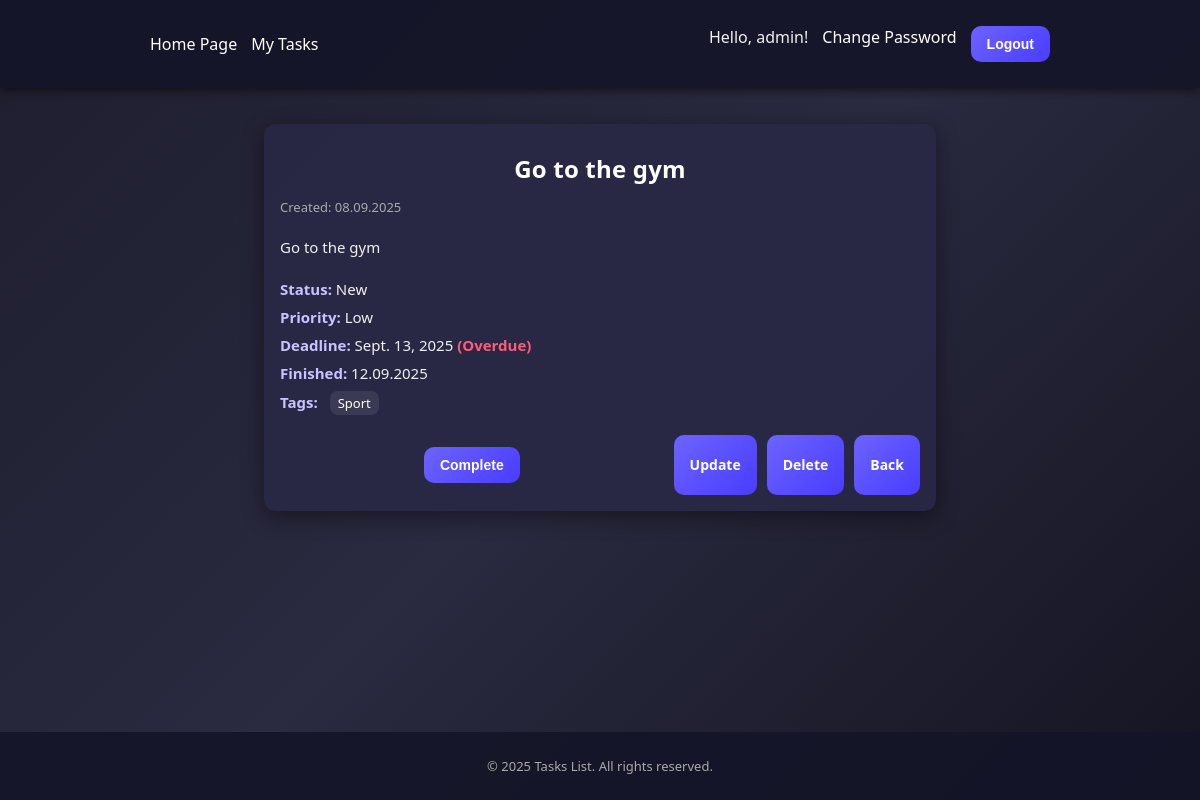
Screenshot of /tasks/3/ (signed in) with the database file from the repository.
### tasks/models.py (models this page shows, shortened)
class Task(models.Model):
    class Status(models.TextChoices):
        NEW='new','New'
        IN_PROGRESS='in_progress','In progress'
        DONE='done','Done'
    class Priority(models.IntegerChoices):
        LOW=1,'Low'
        NORMAL=2,'Normal'
        HIGH=3,'High'
    owner=models.ForeignKey(User,on_delete=models.CASCADE,related_name='tasks')
    title=models.CharField(max_length=120)
    description=models.TextField(blank=True)
    status=models.CharField(max_length=20,choices=Status,default=Status.NEW)
    priority=models.IntegerField(choices=Priority,default=Priority.NORMAL)
    due_date=models.DateField(null=True,blank=True)
    completed_at=models.DateTimeField(null=True,blank=True)
    tags=models.ManyToManyField(Tag,blank=True,related_name='tasks')
    created_at=models.DateTimeField(auto_now_add=True)
    updated_at=models.DateTimeField(auto_now=True)
    def is_overdue(self) -> bool:
        return (
            self.status != self.Status.DONE
            and self.due_date is not None
            and timezone.localdate() > self.due_date
        )

class Tag(models.Model):
    name=models.CharField(max_length=64,unique=True)
    slug=models.SlugField(max_length=64,unique=True,blank=True)

### tasks/views.py (the view)
# urls.py: path('<int:pk>/',TaskDetailView.as_view(),name='detail'),
class TaskDetailView(OwnerQuerysetMixin,OwnerObjectMixin,DetailView):
    model = Task
    template_name = "tasks/detail.html"
    context_object_name = 'task'

### tasks/views.py (called while the page is built)
    def get_queryset(self):
        qs=super().get_queryset()
        return qs.filter(owner=self.request.user)

    def test_func(self):
        obj=self.get_object()
        return obj.owner_id == self.request.user.id

### templates/tasks/detail.html (shortened to what this page needs)
{% extends "base.html" %}
{% block content %}
<div class="card task-detail">
  <h2 class="task-title">{{ task.title }}</h2>
  <p class="task-meta">Created: {{ task.created_at|date:"d.m.Y" }}</p>
  <p class="task-desc">{{ task.description|default:"(no description)" }}</p>
  <ul class="task-info">
    <li><strong>Status:</strong> {{ task.get_status_display }}</li>
    <li><strong>Priority:</strong> {{ task.get_priority_display }}</li>
    <li>
      <strong>Deadline:</strong> {{ task.due_date|default:"-" }}
      {% if task.is_overdue %}
        <span class="overdue">(Overdue)</span>
      {% endif %}
    </li>
    <li><strong>Finished:</strong> {{ task.completed_at|date:"d.m.Y"|default:"-" }}</li>
    <li>
      <strong>Tags:</strong>
      {% if task.tags.all %}
        <span class="tags">
          {% for tag in task.tags.all %}
            <span class="tag">{{ tag.name }}</span>
          {% endfor %}
        </span>
      {% else %}
        none
      {% endif %}
    </li>
  </ul>
  <div class="task-actions">
           {% if task.status != 'done' %}
          <form method="post" action="{% url 'tasks:complete' task.pk %}">
            <button type="submit" class="btn btn-sm">Complete</button>
          </form>
        {% endif %}
    <a href="{% url 'tasks:edit' task.pk %}" class="btn btn-sm">Update</a>
    <a href="{% url 'tasks:delete' task.pk %}" class="btn btn-sm btn-danger">Delete</a>
    <a href="{% url 'tasks:list' %}" class="btn btn-sm btn-secondary">Back</a>
  </div>
</div>
{% endblock %}

### templates/base.html (shortened to what this page needs)
<!DOCTYPE html>
<html lang="en">
<head>
    {% load static %}
    <link rel="stylesheet" href="{% static 'css/styles.css' %}">
</head>
<body>
<header>
    <div class="container navbar">
        <ul class="links">
            <li><a href="{% url 'home' %}">Home Page</a></li>
            {% if user.is_authenticated %}
                <li><a href="{% url 'tasks:list' %}">My Tasks</a></li>
            {% endif %}
        </ul>
        <ul class="links">
            {% if user.is_authenticated %}
                <li class="user-greet">Hello, {{ user.username }}!</li>
                <li><a href="{% url 'password_change' %}">Change Password</a></li>
                <li>
                    <form action="{% url 'logout' %}" method="post" style="display:inline;">
                        <button type="submit" class="btn btn-sm">Logout</button>
                    </form>
                </li>
            {% else %}
                <li><a href="{% url 'login' %}" class="btn btn-sm">Login</a></li>
                <li><a href="{% url 'tasks:signup' %}" class="btn btn-sm">Register</a></li>
            {% endif %}
        </ul>
    </div>
</header>
<main class="page-container">
    {% block content %}{% endblock %}
</main>
<footer>
    <p>&copy; 2025 Tasks List. All rights reserved.</p>
</footer>
</body>
</html>

### static/css/styles.css (style rules this page uses)
:root { --bg-1:#1e1e2f; --bg-2:#2a2a40; --bg-3:#141421; --card:#2a2a40; --card-2:#28284a; --txt:#f0f0f0; --muted:#b9b8d3; --accent:#6c63ff; --accent-2:#4a3cff; --accent-3:#9d8cff; --danger:#ff5c7a; --ok:#32d46b; }
html,body { height:100% }
body { margin:0; font-family:"Segoe UI",Roboto,Arial,sans-serif; color:var(--txt); background: linear-gradient(135deg,var(--bg-1),var(--bg-2),var(--bg-3)); display:flex; flex-direction:column; }
.container, main, .page-container { max-width: 900px; width: 100%; margin: 0 auto; padding: 16px 20px; }
h1,h2 { margin: 12px auto 10px; font-weight:700; letter-spacing:.2px; text-align:center; }
header { background: rgba(20,20,40,.9); padding: 10px 0; box-shadow: 0 2px 10px rgba(0,0,0,.6); }
.navbar { display:flex; align-items:center; justify-content:space-between; gap: 12px; }
.navbar .links { display:flex; gap:14px; list-style:none; margin:0; padding:0; }
.navbar a { color:#fff; text-decoration:none; font-weight:500 }
.card { background: rgba(40,40,70,.9); border-radius: 12px; padding: 16px; margin: 14px 0; box-shadow: 0 6px 22px rgba(0,0,0,.45); }
a.btn, button.btn, .btn, button { display:inline-flex; align-items:center; justify-content:center; gap:8px; border:none; cursor:pointer; user-select:none; background: linear-gradient(135deg,var(--accent),var(--accent-2)); color:#fff; border-radius:10px; padding: 10px 16px; font-weight:600; font-size:14px; transition:.2s transform, .2s filter; }
.btn-sm { padding: 8px 12px; font-size:13px }
.btn-secondary { background: #3a3a55 }
.btn-danger { background: linear-gradient(135deg,#ff6b8a,#ff3d66) }
form { max-width: 560px; margin: 12px auto; display: flex; flex-direction: column; gap: 12px; }
footer { margin-top:auto; background: rgba(20,20,40,.9); text-align:center; padding: 12px; font-size:13px; color:#aaa; }
a, a:visited { color:#c9c4ff; text-decoration:none }
.task-detail { max-width: 640px; margin: 20px auto; text-align: left; }
.task-title { font-size: 24px; margin-bottom: 6px; color: #fff; }
.task-meta { font-size: 13px; color: #aaa; margin-bottom: 20px; }
.task-desc { font-size: 15px; margin-bottom: 20px; line-height: 1.5; }
.task-info { list-style: none; padding: 0; margin: 0 0 20px; }
.task-info li { margin-bottom: 8px; font-size: 15px; }
.task-info strong { color: #c9c4ff; }
.overdue { color: #ff5c7a; font-weight: 600; }
.tags { display: inline-flex; flex-wrap: wrap; gap: 6px; margin-left: 8px; }
.tag { background: #3a3a55; color: #fff; padding: 3px 8px; border-radius: 8px; font-size: 13px; }
.task-actions { display: flex; gap: 10px; justify-content: flex-end; }

### rows the page displays
Task: title "Go to the gym", created_at "08.09.2025", description "Go to the gym", status "New", priority "Low", due_date "Sept. 13, 2025", completed_at "12.09.2025"
Tag: name "Sport"

### other values shown
{{ user.username }} "admin"
